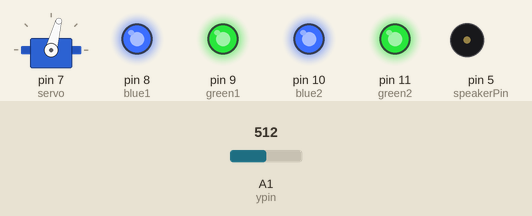
The sketch below on a simulated Arduino Uno, built with avr-gcc and run on an emulated ATmega328P. Shown: servo, output pins drawn as LEDs (lit = HIGH), buzzer (waves = sounding). The inputs (shaded band) are chosen by the test bench; at power-on: A1 (ypin) = 512. Random numbers use the default seed unless the sketch sets one; what the sketch prints to the serial monitor is not drawn.

Above: at 0.1 s.
At 12.52 s:
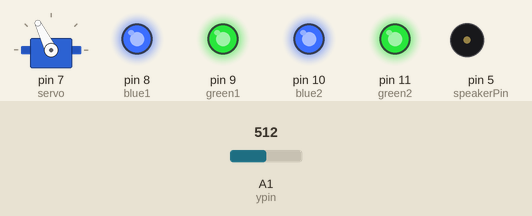
At 14.64 s:
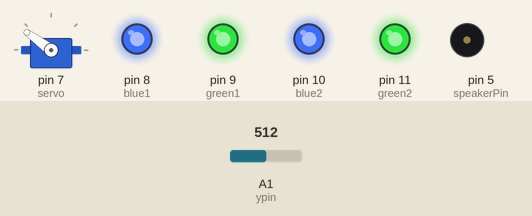
At 25.59 s:
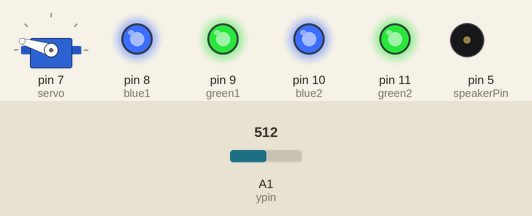
At 29.77 s:
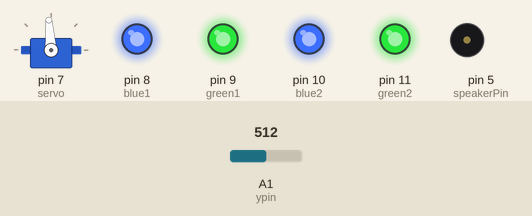
At 37.2 s:
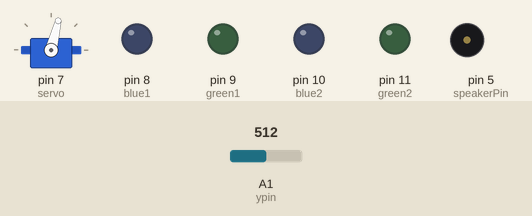
Timing chart, 0 to 40.0 s (numbered marks = the images above):
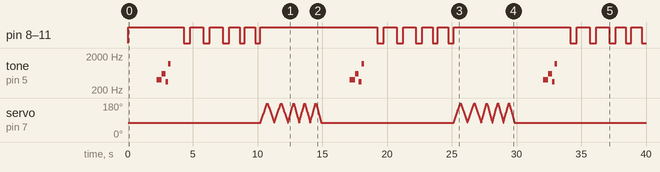

The sketch:

Haro_Ver1.0.ino
```cpp
#include <Servo.h>

Servo servo;
int angle;
int lowangle = 75;
int highangle = 180;

const int ypin = A1; // y-axis
int ystable;
// 0 denotes happy, 1 denotes flustered.
boolean flustered;

int blue1 = 8;
int green1 = 9;
int blue2 = 10;
int green2 = 11;

int speakerPin = 5;      // connect Red LED to pin 8 (PWM pin)

// INITIAL SET UP FUNCTION
void setup() {
  ystable = analogRead(ypin);
  flustered = false;
  pinMode(8, OUTPUT);
  pinMode(9, OUTPUT);
  pinMode(10, OUTPUT);
  pinMode(11, OUTPUT);
  blueAllOn();
  greenAllOn();
  servo.attach(7);
  servo.write(lowangle);
  Serial.begin(9600);
}

// MAIN LOOP TO RUN THROUGH CODE
void loop() {
  ystable = analogRead(ypin);
  delay(1000);
  flusteredCheck();

  if (flustered == false) {
    happyReactions();
  } else {
    flusteredReaction();
  }

}

void happyReactions() {
  long randNumber = random(1);

  if (randNumber == 1) {
    happyVoice1();
    happyBlink1();
    happyFlap();
  } else {
    happyVoice2();
    happyBlink2();
    happyFlap();
  }
}


void flusteredReaction() {
  flusteredVoice();
  flusteredBlink();
  flusteredFlap();
}

void flusteredCheck() {
  int y = analogRead(ypin); //read from ypin
  delay(1);

  float zero_G = 512.0; //ADC is 0~1023 the zero g output equal to Vs/2
  float scale = 102.3; //ADXL335330 Sensitivity is 330mv/g
  //330 * 1024/3.3/1000

  int diff = abs(ystable - y);
  Serial.print(y);
  Serial.print("\t");
  Serial.print(ystable);
  Serial.print("\t");

  if (diff < 15) {
    flustered = false;
  } else {
    flustered = true;
  }
}

// ALL LED RELATED FUNCTIONS
void blue1On() {
  digitalWrite(blue1, HIGH);
}
void blue2On() {
  digitalWrite(blue2,HIGH);
}
void green1On() {
  digitalWrite(green1,HIGH);
}
void green2On() {
  digitalWrite(green2,HIGH);
}
void blue1Off() {
  digitalWrite(blue1, LOW);
}
void blue2Off() {
  digitalWrite(blue2,LOW);
}
void green1Off() {
  digitalWrite(green1,LOW);
}
void green2Off() {
  digitalWrite(green2,LOW);
}
void blueAllOff() {
  digitalWrite(blue1, LOW);
  digitalWrite(blue2, LOW);
}
void greenAllOff() {
  digitalWrite(green1, LOW);
  digitalWrite(green2, LOW);
}
void blueAllOn() {
  blue1On();
  blue2On();
}
void greenAllOn() {
  green1On();
  green2On();
}
void eyesAlternate(int time, int loops) {
  blueAllOn();
  greenAllOn();
  int i = 0;

  for (i = 0; i < loops; i++) {
    blue1On();
    green1On();
    blue2Off();
    green2Off();
    delay(time);
    blue1Off();
    green1Off();
    blue2On();
    green2On();
    delay(time);
  }
}
void blink(int time, int loops) {
  blueAllOn();
  greenAllOn();
  int i = 0;

  for (i = 0; i < loops; i++) {
    blue1On();
    green1On();
    blue2On();
    green2On();
    delay(time);
    blue1Off();
    green1Off();
    blue2Off();
    green2Off();
    delay(time/2);
  }
}
void flusteredBlink() {
  eyesAlternate(300,4);
  eyesAlternate(200,2);
  eyesAlternate(100,2);
  blink(500,4);
  blueAllOn();
  greenAllOn();
}
void happyBlink1() {
  blink(1000,2);
  blink(2000,3);
  blueAllOn();
  greenAllOn();
}
void happyBlink2() {
  blink(1000,3);
  blink(800,2);
  blueAllOn();
  greenAllOn();
}

// speaks at a certain tone, and then delays at a specified time in seconds
void speak(int freq, int time) {
  tone(speakerPin, freq);
  delay(time);
}
// generates a short range of frequencies going up from the 2nd one, at a rate of 10 ms per frequency
void range(int freq1, int freq2, int gap) {
  int currentfreq = freq1;

  if (freq1 > freq2) {
    for (currentfreq = freq1; currentfreq >= freq2; currentfreq--) {
      speak(currentfreq,gap);
    }
  } else if (freq1 < freq2) {
    for (currentfreq = freq1; currentfreq <= freq2; currentfreq++) {
      speak(currentfreq,gap);
    }
  }
}
void flusteredVoice() {
  range(500,600,3);
  range(600,400,5);
  range(400,500,7);
  range(500,300,5);
  range(300,500,2);
  tone(speakerPin, 0);
}
void happyVoice1() {
  range(500,700,3);
  range(600,800,3);
  speak(900,300);
  speak(800,200);
  speak(900,400);
  tone(speakerPin, 0);
}
void happyVoice2() {
  range(600,800,3);
  range(700,900,3);
  speak(400,400);
  speak(600,300);
  speak(350,200);
  speak(1200,200);
  tone(speakerPin, 0);
}

// Below are the functions for ear flapping
void flap(int speedo, int times) {
   int i;

  for (i = 0; i < times; i++) {
        for(angle = lowangle; angle < highangle; angle++)
    {
      servo.write(angle);
      delay(speedo);
    }
    // now scan back from 180 to 0 degrees
    for(angle = highangle; angle > lowangle; angle--)
    {
      servo.write(angle);
      delay(speedo);
    }
  }
}

void happyFlap() {
  flap(5,2);
  flap(4,3);
}

void flusteredFlap(){
  flap(3,2);
  flap(2,4);
}
```

Measured:
- by itself, tone on pin 5 (speakerPin): repeats every 14.9 s: 600 Hz 0.30 s, 350 Hz 0.20 s, 1200 Hz 0.20 s, silent 13.8 s, 400 Hz 0.40 s
- by itself, pin 8 (blue1), pin 9 (green1), pin 10 (blue2), pin 11 (green2): repeats every 14.9 s: 2 × (HIGH 1.0 s, LOW 0.50 s), 2 × (HIGH 0.80 s, LOW 0.40 s), HIGH 9.0 s, LOW 0.50 s
